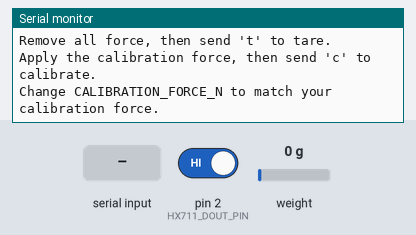
This sketch was run on a simulated Arduino Uno, built with avr-gcc and run on an emulated ATmega328P. Shown: the last lines printed to the serial monitor. The inputs (shaded band) are chosen by the test bench; at power-on: pin 2 (HX711_DOUT_PIN) HIGH, weight on the scale 0 g.

Above: at 1.2 s.
1.3 s: pin 2 (HX711_DOUT_PIN) driven LOW
At 2.1 s:
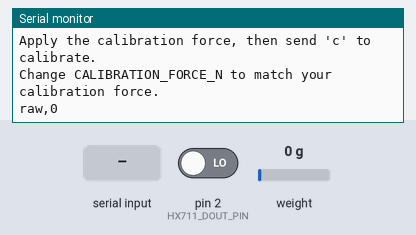
2.8 s: "t" received over Serial
At 5.0 s:
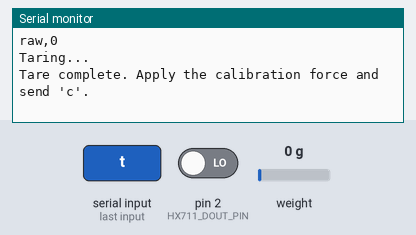
5.3 s: "c" received over Serial
At 6.4 s:
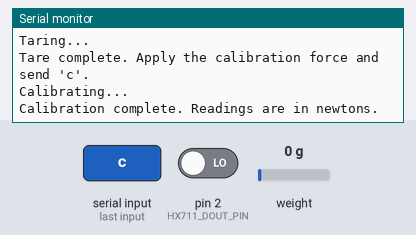

The sketch:

HX711_Read.ino
```cpp
#include "HX711.h"

// Connect HX711 DOUT to pin 2 and SCK to pin 3.
const uint8_t HX711_DOUT_PIN = 2;
const uint8_t HX711_SCK_PIN = 3;
const float CALIBRATION_FORCE_N = 9.80665f;

HX711 loadCell;
bool isTared = false;
bool isCalibrated = false;
volatile bool hx711DataReady = false;

void hx711DataReadyISR() {
  hx711DataReady = true;
}

void setup() {
  Serial.begin(115200);
  loadCell.begin(HX711_DOUT_PIN, HX711_SCK_PIN);
  attachInterrupt(digitalPinToInterrupt(HX711_DOUT_PIN), hx711DataReadyISR, FALLING);
  Serial.println("HX711 thrust sensor");
  Serial.println("Remove all force, then send 't' to tare.");
  Serial.println("Apply the calibration force, then send 'c' to calibrate.");
  Serial.println("Change CALIBRATION_FORCE_N to match your calibration force.");
}

void loop() {
  if (Serial.available() > 0) {
    char command = Serial.read();

    if (command == 't' || command == 'T') {
      Serial.println("Taring...");
      loadCell.tare();
      isTared = true;
      isCalibrated = false;
      Serial.println("Tare complete. Apply the calibration force and send 'c'.");
    }
    else if (command == 'c' || command == 'C') {
      if (isTared) {
        Serial.println("Calibrating...");
        loadCell.calibrate_scale(CALIBRATION_FORCE_N);
        isCalibrated = true;
        Serial.println("Calibration complete. Readings are in newtons.");
      }
      else {
        Serial.println("Tare first: remove all force and send 't'.");
      }
    }
  }

  // Save the interrupt flag locally so the main loop can decide whether to read.
  bool shouldRead = false;
  noInterrupts();
  // Copy whether the HX711 signaled that a new reading is ready.
  shouldRead = hx711DataReady;
  // Clear the shared flag so a later interrupt can signal the next reading.
  hx711DataReady = false;
  interrupts();

  if (shouldRead && loadCell.is_ready()) {
    if (isCalibrated) {
      Serial.print("force_N,");
      Serial.println(loadCell.get_units(), 3);
    }
    else {
      Serial.print("raw,");
      Serial.println(loadCell.read());
    }
  }
}
```

Measured:
- after the input at 1.3 s, the serial monitor: prints a new line at once (image 1)
- after the input at 2.8 s, the serial monitor: prints a new line at once (image 2)
- after the input at 5.3 s, the serial monitor: prints a new line at once (image 3)
